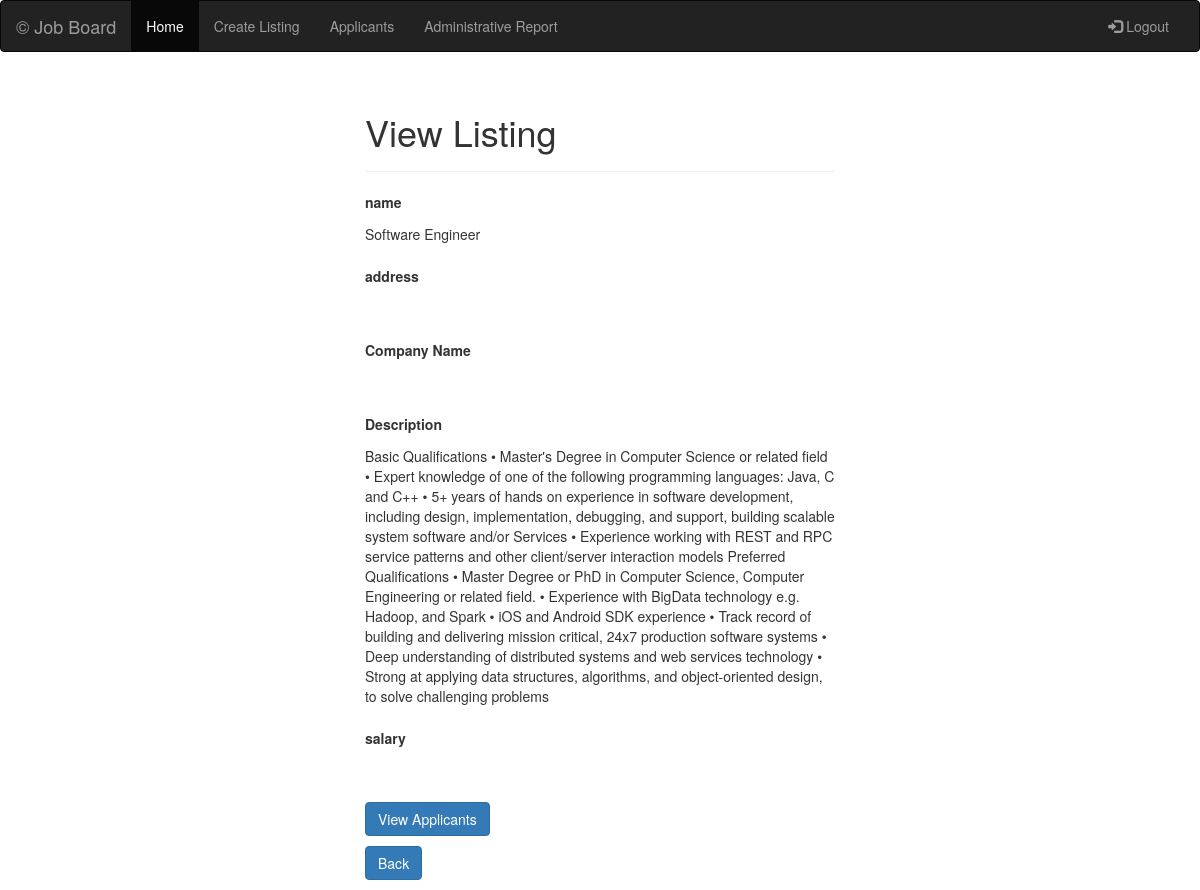
The app's page /jobapp/recruiter/read.php?id=11 with its own data.
### tables this page shows
CREATE TABLE `Job_Opening` (
  `id` int(50) NOT NULL,
  `name` varchar(255) NOT NULL,
  `description` varchar(10000) NOT NULL,
  `address` varchar(100) NOT NULL,
  `company` varchar(100) NOT NULL,
  `salary` varchar(100) NOT NULL,
  `sc_email` varchar(100) NOT NULL,
  `Date` timestamp NULL DEFAULT CURRENT_TIMESTAMP,
  `Field` varchar(20) DEFAULT NULL,
  `State` varchar(2) DEFAULT NULL,
  `Education` varchar(15) NOT NULL
);

### jobapp/recruiter/read.php (the view, shortened to what this page needs)
<?php include 'inc/rheader2.php' ?>
<?php
if(isset($_GET["id"]) && !empty(trim($_GET["id"]))){
    require_once "config.php";
    $sql = "SELECT * FROM Job_Opening WHERE id = ?";
    if($stmt = mysqli_prepare($link, $sql)){
        mysqli_stmt_bind_param($stmt, "i", $param_id);
        if(mysqli_stmt_execute($stmt)){
            $result = mysqli_stmt_get_result($stmt);
            if(mysqli_num_rows($result) == 1){
                $row = mysqli_fetch_array($result, MYSQLI_ASSOC);
            } else{
                header("location: error.php");
                exit();
            }
        } else{
            echo "Oops! Something went wrong. Please try again later.";
        }
    }
} else{
    header("location: error.php");
    exit();
}
?>
<!DOCTYPE html>
<html lang="en">
<head>
    <link rel="stylesheet" href="https://maxcdn.bootstrapcdn.com/bootstrap/3.3.7/css/bootstrap.css">
</head>
<body>
    <div class="wrapper">
        <div class="container-fluid">
            <div class="row">
                <div class="col-md-12">
                    <div class="page-header">
                        <h1>View Listing</h1>
                    </div>
                    <div class="form-group">
                        <label>name</label>
                        <p class="form-control-static"><?php echo $row["name"]; ?></p>
                    </div>
                    <div class="form-group">
                        <label>address</label>
                        <p class="form-control-static"><?php echo $row["address"]; ?></p>
                    </div>
                    <div class="form-group">
                        <label>Company Name</label>
                        <p class="form-control-static"><?php echo $row["company"]; ?></p>
                    </div>
                    <div class="form-group">
                        <label>Description</label>
                        <p class="form-control-static"><?php echo $row["description"]; ?></p>
                    </div>
                    <div class="form-group">
                        <label>salary</label>
                        <p class="form-control-static"><?php echo $row["salary"]; ?></p>
                    </div>
                    <p><a href="viewer.php" class="btn btn-primary">View Applicants</a></p>
                    <p><a href="ind.php" class="btn btn-primary">Back</a></p>
                </div>
            </div>
        </div>
    </div>
</body>
</html>

### jobapp/recruiter/read.php (style rules this page uses)
.wrapper { width: 500px; margin: 0 auto; }

### records on screen
job_opening: name "Software Engineer", description "Basic Qualifications • Master's Degree in Computer Science or related field • Expert knowledge of one of the following programming languages: Java, C and C++ • 5+ years of hands on experience in software development, including design, implementation, debugging, and support, building scalable system software and/or Services • Experience working with REST and RPC service patterns and other client/server interaction models Preferred Qualifications • Master Degree or PhD in Computer Science, Computer Engineering or related field. • Experience with BigData technology e.g. Hadoop, and Spark • iOS and Android SDK experience • Track record of building and delivering mission critical, 24x7…"
